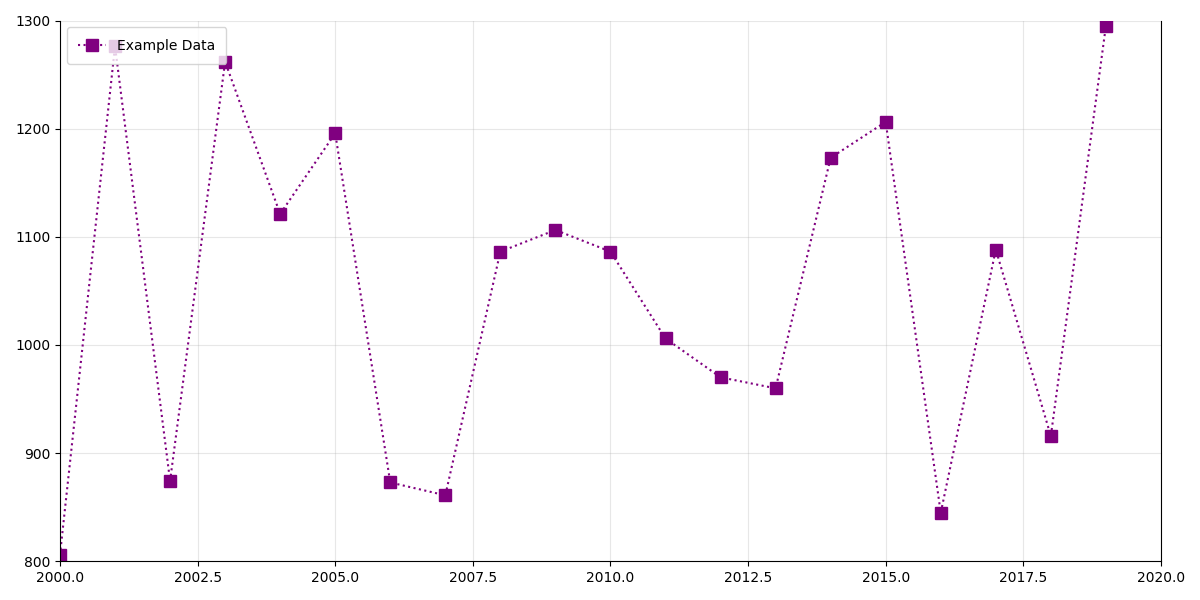

Generate this figure with Python:
import matplotlib.pyplot as plt
import numpy as np

years = np.arange(2000, 2020)

fig, ax = plt.subplots(figsize=(12, 6))

# Set a different grid style
ax.grid(True, linestyle='-', alpha=0.3)

# Add arbitrary plot with different stylistic elements
example_values = np.random.uniform(800, 1300, size=years.size)  # Random data for illustration
ax.plot(years, example_values, color='purple', linewidth=1.5, linestyle='dotted', 
        marker='s', markersize=8, label='Example Data')

# Set random axis limits (but still reasonable)
ax.set_xlim(2000, 2020)
ax.set_ylim(800, 1300)

# Instantiate legend with a distinct location and style
ax.legend(loc='upper left', frameon=True, fontsize=10, borderpad=0.8)

# Customizing plot borders
ax.spines['top'].set_visible(False)
ax.spines['right'].set_visible(True)

plt.tight_layout()
plt.show()
